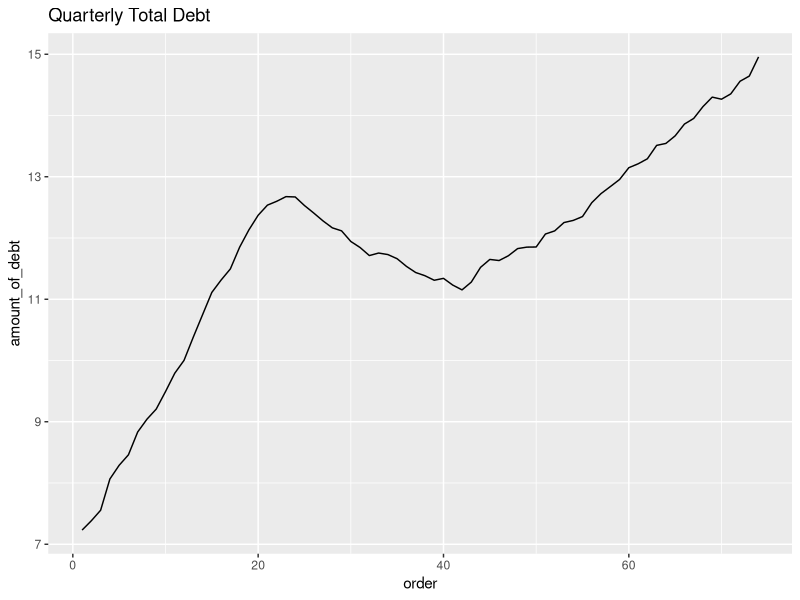
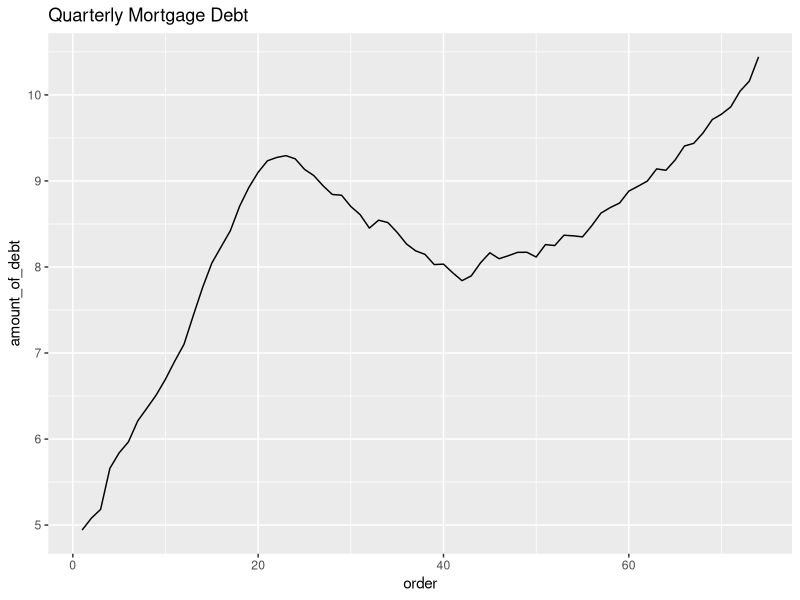

These figures' R source, in order:
## ---- chunk 1
#| label: setup
#| warning: false
#| message: false

library(tidyverse)
library(readxl)

knitr::opts_chunk$set(echo = TRUE, warning=FALSE, message=FALSE)
## ---- chunk 2
debt <- read_xlsx("_data/debt_in_trillions.xlsx")
debt
## ---- chunk 3
colnames(debt) = c("year_and_quarter", "mortgage","HE_revolving", "auto_loan","credit_card","student_loan","other","total")
debt<-mutate(debt, 'order'=1:74)
colnames(debt)
## ---- chunk 4
pivot_debt<-pivot_longer(debt,col=c(mortgage, HE_revolving, auto_loan, credit_card,student_loan,other, total), names_to="types", values_to="amount_of_debt")
pivot_debt
## ---- chunk 5
debt_tot<-filter(pivot_debt, types=="total")
debt_tot

ggplot(debt_tot, aes(x=order, y=amount_of_debt)) + 
  geom_line() +
  ggtitle("Quarterly Total Debt")
## ---- chunk 6
debt_mort<-filter(pivot_debt, types=="mortgage")

ggplot(debt_mort, aes(x=order, y=amount_of_debt)) + 
  geom_line()+
  ggtitle("Quarterly Mortgage Debt")
